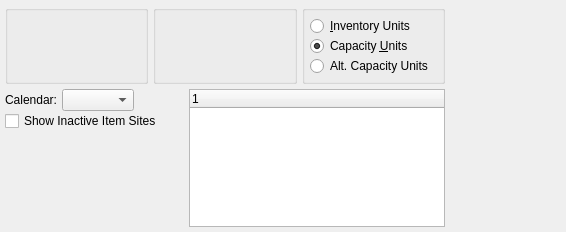
<?xml version="1.0" encoding="UTF-8"?>
<ui version="4.0">
 <comment>This file is part of the xtmfg Package for xTuple ERP,
and is Copyright (c) 1999-2014 by OpenMFG LLC, d/b/a xTuple.  It
is licensed to you under the xTuple End-User License Agreement (&quot;the
EULA&quot;), the full text of which is available at www.xtuple.com/EULA.
While the EULA gives you access to source code and encourages your
involvement in the development process, this Package is not free
software.  By using this software, you agree to be bound by the
terms of the EULA.</comment>
 <class>dspTimePhasedProductionByPlannerCode</class>
 <widget class="QWidget" name="dspTimePhasedProductionByPlannerCode">
  <property name="geometry">
   <rect>
    <x>0</x>
    <y>0</y>
    <width>566</width>
    <height>232</height>
   </rect>
  </property>
  <property name="windowTitle">
   <string>Time-Phased Production by Planner Code</string>
  </property>
  <layout class="QHBoxLayout" name="horizontalLayout">
   <item>
    <layout class="QGridLayout" name="gridLayout">
     <item row="0" column="0">
      <widget class="WarehouseGroup" name="_warehouse">
       <property name="focusPolicy">
        <enum>Qt::StrongFocus</enum>
       </property>
       <property name="title">
        <string/>
       </property>
       <property name="fixedSize">
        <bool>false</bool>
       </property>
      </widget>
     </item>
     <item row="0" column="1">
      <widget class="ParameterGroup" name="_plannerCode">
       <property name="focusPolicy">
        <enum>Qt::StrongFocus</enum>
       </property>
       <property name="title">
        <string/>
       </property>
       <property name="fixedSize">
        <bool>false</bool>
       </property>
      </widget>
     </item>
     <item row="0" column="2">
      <widget class="QGroupBox" name="_unitsGroup">
       <property name="title">
        <string/>
       </property>
       <layout class="QVBoxLayout">
        <property name="spacing">
         <number>0</number>
        </property>
        <property name="margin">
         <number>5</number>
        </property>
        <item>
         <widget class="QRadioButton" name="_inventoryUnits">
          <property name="text">
           <string>&amp;Inventory Units</string>
          </property>
         </widget>
        </item>
        <item>
         <widget class="QRadioButton" name="_capacityUnits">
          <property name="text">
           <string>Capacity &amp;Units</string>
          </property>
          <property name="checked">
           <bool>true</bool>
          </property>
         </widget>
        </item>
        <item>
         <widget class="QRadioButton" name="_altCapacityUnits">
          <property name="text">
           <string>Alt. Capacity Units</string>
          </property>
         </widget>
        </item>
       </layout>
      </widget>
     </item>
     <item row="1" column="0" colspan="3">
      <layout class="QHBoxLayout">
       <property name="spacing">
        <number>7</number>
       </property>
       <item>
        <layout class="QVBoxLayout">
         <property name="spacing">
          <number>5</number>
         </property>
         <item>
          <layout class="QVBoxLayout">
           <property name="spacing">
            <number>0</number>
           </property>
           <item>
            <layout class="QHBoxLayout">
             <property name="spacing">
              <number>5</number>
             </property>
             <item>
              <widget class="QLabel" name="_calendarLit">
               <property name="text">
                <string>Calendar:</string>
               </property>
               <property name="alignment">
                <set>Qt::AlignRight|Qt::AlignTrailing|Qt::AlignVCenter</set>
               </property>
              </widget>
             </item>
             <item>
              <widget class="CalendarComboBox" name="_calendar"/>
             </item>
             <item>
              <spacer name="horizontalSpacer_2">
               <property name="orientation">
                <enum>Qt::Horizontal</enum>
               </property>
               <property name="sizeHint" stdset="0">
                <size>
                 <width>40</width>
                 <height>20</height>
                </size>
               </property>
              </spacer>
             </item>
            </layout>
           </item>
           <item>
            <layout class="QHBoxLayout">
             <property name="spacing">
              <number>0</number>
             </property>
             <item>
              <widget class="XCheckBox" name="_showInactive">
               <property name="text">
                <string>Show Inactive Item Sites</string>
               </property>
              </widget>
             </item>
             <item>
              <spacer>
               <property name="orientation">
                <enum>Qt::Horizontal</enum>
               </property>
               <property name="sizeType">
                <enum>QSizePolicy::Preferred</enum>
               </property>
               <property name="sizeHint" stdset="0">
                <size>
                 <width>20</width>
                 <height>20</height>
                </size>
               </property>
              </spacer>
             </item>
            </layout>
           </item>
          </layout>
         </item>
         <item>
          <spacer>
           <property name="orientation">
            <enum>Qt::Vertical</enum>
           </property>
           <property name="sizeType">
            <enum>QSizePolicy::Expanding</enum>
           </property>
           <property name="sizeHint" stdset="0">
            <size>
             <width>20</width>
             <height>20</height>
            </size>
           </property>
          </spacer>
         </item>
        </layout>
       </item>
       <item>
        <widget class="PeriodsListView" name="_periods"/>
       </item>
      </layout>
     </item>
    </layout>
   </item>
   <item>
    <spacer name="horizontalSpacer">
     <property name="orientation">
      <enum>Qt::Horizontal</enum>
     </property>
     <property name="sizeHint" stdset="0">
      <size>
       <width>40</width>
       <height>20</height>
      </size>
     </property>
    </spacer>
   </item>
  </layout>
 </widget>
 <layoutdefault spacing="5" margin="5"/>
 <pixmapfunction>qPixmapFromMimeSource</pixmapfunction>
 <customwidgets>
  <customwidget>
   <class>CalendarComboBox</class>
   <extends>XComboBox</extends>
   <header>calendarTools.h</header>
  </customwidget>
  <customwidget>
   <class>ParameterGroup</class>
   <extends>QGroupBox</extends>
   <header>parametergroup.h</header>
   <container>1</container>
  </customwidget>
  <customwidget>
   <class>PeriodsListView</class>
   <extends>XTreeWidget</extends>
   <header>calendarTools.h</header>
  </customwidget>
  <customwidget>
   <class>WarehouseGroup</class>
   <extends>QGroupBox</extends>
   <header>warehousegroup.h</header>
   <container>1</container>
  </customwidget>
  <customwidget>
   <class>XCheckBox</class>
   <extends>QCheckBox</extends>
   <header>xcheckbox.h</header>
  </customwidget>
  <customwidget>
   <class>XComboBox</class>
   <extends>QComboBox</extends>
   <header>xcombobox.h</header>
  </customwidget>
  <customwidget>
   <class>XTreeWidget</class>
   <extends>QTreeWidget</extends>
   <header>xtreewidget.h</header>
   <container>1</container>
  </customwidget>
 </customwidgets>
 <tabstops>
  <tabstop>_warehouse</tabstop>
  <tabstop>_plannerCode</tabstop>
  <tabstop>_inventoryUnits</tabstop>
  <tabstop>_capacityUnits</tabstop>
  <tabstop>_altCapacityUnits</tabstop>
  <tabstop>_periods</tabstop>
  <tabstop>_showInactive</tabstop>
 </tabstops>
 <resources/>
 <connections>
  <connection>
   <sender>_calendar</sender>
   <signal>newCalendarId(int)</signal>
   <receiver>_periods</receiver>
   <slot>populate(int)</slot>
   <hints>
    <hint type="sourcelabel">
     <x>139</x>
     <y>130</y>
    </hint>
    <hint type="destinationlabel">
     <x>490</x>
     <y>213</y>
    </hint>
   </hints>
  </connection>
  <connection>
   <sender>_calendar</sender>
   <signal>select(ParameterList&amp;)</signal>
   <receiver>_periods</receiver>
   <slot>load(ParameterList&amp;)</slot>
   <hints>
    <hint type="sourcelabel">
     <x>139</x>
     <y>130</y>
    </hint>
    <hint type="destinationlabel">
     <x>490</x>
     <y>213</y>
    </hint>
   </hints>
  </connection>
 </connections>
</ui>
